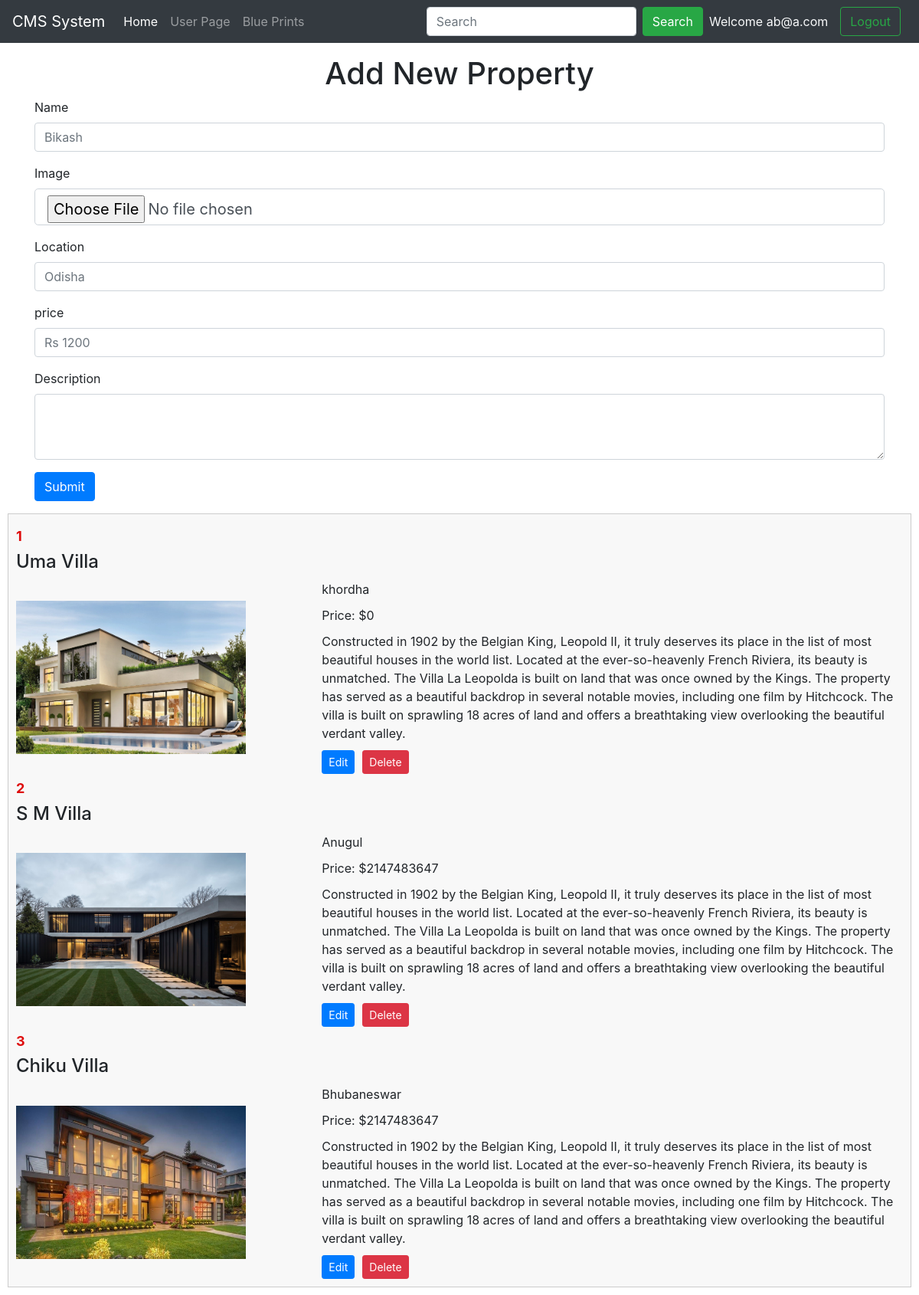
The app's page /index.php (signed in) with its own data.
### tables this page shows
CREATE TABLE `data` (
  `sno` int(11) NOT NULL,
  `name` varchar(256) NOT NULL,
  `image` varchar(355) NOT NULL,
  `location` varchar(1200) NOT NULL,
  `price` int(11) NOT NULL,
  `description` varchar(2566) NOT NULL,
  `status` varchar(255) NOT NULL
);

### index.php (the view, shortened to what this page needs)
<?php
$servername = "localhost";
$username = "root";
$password = "";
$database = "cmssystem";
$conn = mysqli_connect($servername, $username, $password, $database);
?>
<!DOCTYPE html>
<html lang="en">
<head>
    <link rel="stylesheet" href="style.css">
    <link rel="stylesheet" href="https://cdn.jsdelivr.net/npm/bootstrap@4.3.1/dist/css/bootstrap.min.css"
>
</head>
<body>
<?php include 'header.php';?>
<?php
    if(isset($_SESSION['loggedin']) && ($_SESSION['loggedin'])== true){
      if ($_SESSION['role'] === 'admin'){
    echo'<div class="container my-3 ">
    <h1 class="text-center">Add New Property</h1>
    <form action="/cmsproject/index.php" method="post" enctype="multipart/form-data" >
    <div class="mb-3">
        <label for="name" class="form-label">Name</label>
        <input type="text" class="form-control" id="name" name="name" placeholder="Bikash">
      </div>
      <div class="mb-3">
        <label for="image" class="form-label">Image</label>
        <input class="form-control form-control-lg" id="image" name="image" type="file">
      </div>
      <div class="mb-3">
        <label for="location" class="form-label">Location</label>
        <input type="text" class="form-control" id="location" name="location" placeholder="Odisha">
      </div>
      <div class="mb-3">
        <label for="price" class="form-label">price</label>
        <input type="number" class="form-control" id="price" name="price" placeholder="Rs 1200">
      </div>
      <div class="mb-3">
        <label for="desc" class="form-label">Description</label>
        <textarea class="form-control" id="description" name="description" rows="3"></textarea>
      </div>
      <button type="submit" class="btn btn-primary">Submit</button>
    </form>
  </div>';
}
    }
    else{
        echo '
        <div class="container">
        <h1 class="text-center">See New Property</h1>
        <p class="lead text-center " >You Need To Logged In To Add a Property, edit or Delete any thing </p></div>';
    }
    ?>
<?php
if (isset($_SESSION['loggedin']) && $_SESSION['loggedin'] == true) {
  echo '<div class="property">';
  $sql = "SELECT * FROM `data`";
  $result = mysqli_query($conn, $sql);
  $index = 0;
  while ($row = mysqli_fetch_assoc($result)) {
    $index = $index + 1;
    echo "
    <div class='property-item'>
      <h2 class='property-sno'>" . $index . "</h2>
      <h2 id='name" . $row['sno'] . "' class='property-name'>" . $row['name'] . "</h2>
      <div class='property-details'>
        <div class='property-image'>
          <img id='image" . $row['sno'] . "' style='height:200px; width:300px;' src='" . $row['image'] . "' alt='image description'>
        </div>
        <div class='property-info'>
          <p id='location" . $row['sno'] . "' class='property-location'>" . $row['location'] . "</p>
          <p id='price" . $row['sno'] . "' class='property-price'>Price: $" . $row['price'] . "</p>
          <p id='desc" . $row['sno'] . "' class='property-description'>" . $row['description'] . "</p>
          <div class='property-buttons'>";
          if ($_SESSION['role'] === 'admin') {
            echo "<button class='edit btn btn-sm btn-primary edit-button' id='" . $row['sno'] . "'>Edit</button>";
            echo "<button class='deletes btn btn-sm btn-danger delete-button' id='d" . $row['sno'] . "'>Delete</button>";
          }
    echo "</div>
        </div>
      </div>
    </div>";
  }
  echo '</div>';
}
?>
</body>
</html>

### style.css (style rules this page uses)
body, h2, p { margin: 0; padding: 0; }
.property { border: 1px solid #ccc; margin: 10px; padding: 10px; background-color: #f8f8f8; }
.property-name { font-size: 24px; margin-bottom: 10px; }
.property-details { display: flex; align-items: center; }
.property-image { flex: 1; margin-right: 20px; }
.property-image img { max-width: 100%; height: auto; }
.property-info { flex: 2; }
.property-location, .property-price, .property-description { margin-bottom: 10px; }
.property-buttons { display: inline; margin-top: 10px; }
.edit-button, .delete-button { padding: 5px 10px; background-color: #007BFF; color: #fff; border: none; margin-right: 10px; cursor: pointer; }
.delete-button { background-color: #DC3545; }
.property-sno { font-size: 18px; font-weight: bold; color: #de0c0c; margin-top: 8px; }

### records on screen
data: name "Uma Villa", image (picture), location "khordha", price "0", description "Constructed in 1902 by the Belgian King, Leopold II, it truly deserves its place in the list of most beautiful houses in the world list. Located at the ever-so-heavenly French Riviera, its beauty is unmatched. The Villa La Leopolda is built on land that was once owned by the Kings. The property has served as a beautiful backdrop in several notable movies, including one film by Hitchcock. The villa is built on sprawling 18 acres of land and offers a breathtaking view overlooking the beautiful verdant valley."
data: name "S M Villa", image (picture), location "Anugul", price "2147483647", description "Constructed in 1902 by the Belgian King, Leopold II, it truly deserves its place in the list of most beautiful houses in the world list. Located at the ever-so-heavenly French Riviera, its beauty is unmatched. The Villa La Leopolda is built on land that was once owned by the Kings. The property has served as a beautiful backdrop in several notable movies, including one film by Hitchcock. The villa is built on sprawling 18 acres of land and offers a breathtaking view overlooking the beautiful verdant valley."
data: name "Chiku Villa", image (picture), location "Bhubaneswar", price "2147483647", description "Constructed in 1902 by the Belgian King, Leopold II, it truly deserves its place in the list of most beautiful houses in the world list. Located at the ever-so-heavenly French Riviera, its beauty is unmatched. The Villa La Leopolda is built on land that was once owned by the Kings. The property has served as a beautiful backdrop in several notable movies, including one film by Hitchcock. The villa is built on sprawling 18 acres of land and offers a breathtaking view overlooking the beautiful verdant valley."

### other values on screen
$_SESSION['useremail'] "ab@a.com"
